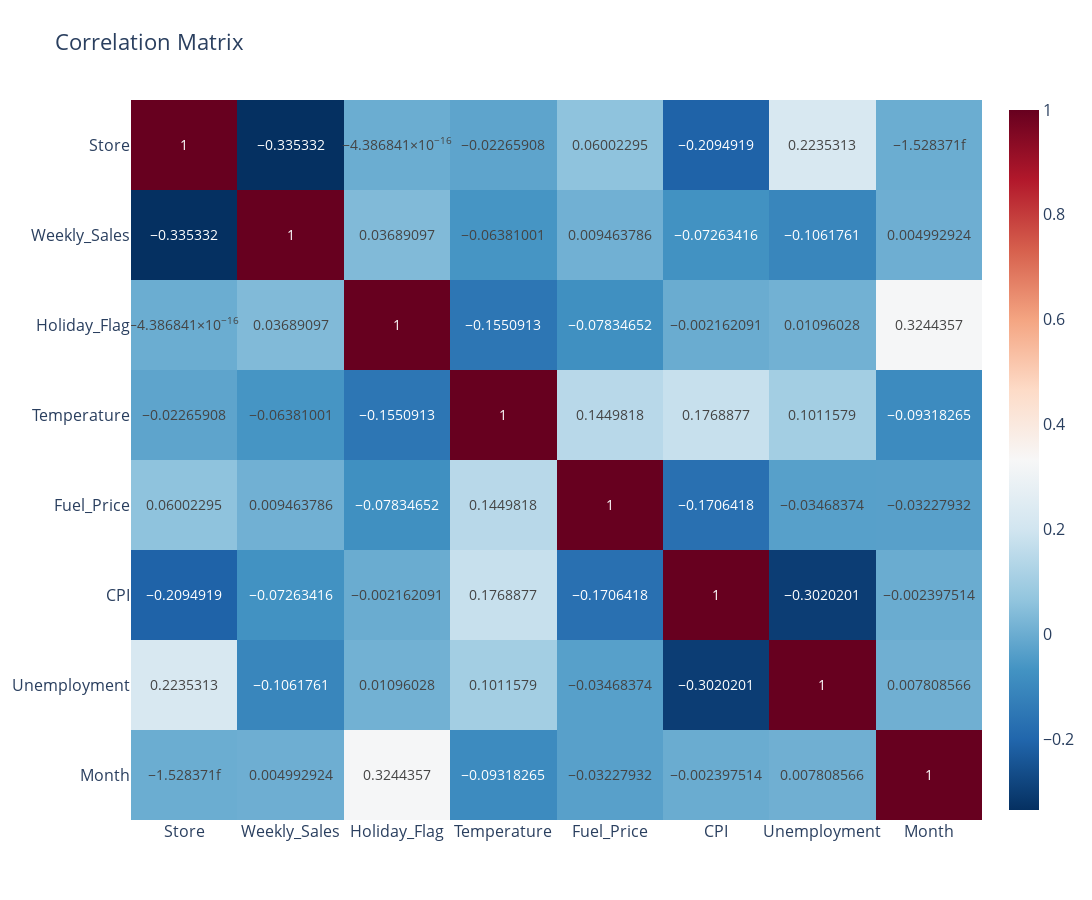

The cell this chart's notebook holds for it:
### Code cell
# Correlation
numeric_cols = data.select_dtypes(include=['number']).columns.tolist()
if len(numeric_cols) > 1:
    corr_matrix = data[numeric_cols].corr()
    fig = px.imshow(corr_matrix, text_auto=True, aspect="auto",
                    title="Correlation Matrix", color_continuous_scale="RdBu_r")
    fig.update_layout(
        width=1500,  # Width in pixels
        height=900,  # Height in pixels
        font=dict(size=16)  # Increase overall font size
    )
    # Increase the text size on the heatmap cells specifically
    fig.update_traces(
        textfont=dict(size=14)  # Increase font size for correlation values
    )
    fig.show()

### Figure 1 — Plotly figure (JSON) as saved in the notebook; plotly's stock layout.template omitted (floating-point values rounded to 4 significant figures)
{"data": [{"coloraxis": "coloraxis", "hovertemplate": "x: %{x}<br>y: %{y}<br>color: %{z}<extra></extra>", "name": "0", "textfont": {"size": 14}, "texttemplate": "%{z}", "type": "heatmap", "x": ["Store", "Weekly_Sales", "Holiday_Flag", "Temperature", "Fuel_Price", "CPI", "Unemployment", "Month"], "xaxis": "x", "y": ["Store", "Weekly_Sales", "Holiday_Flag", "Temperature", "Fuel_Price", "CPI", "Unemployment", "Month"], "yaxis": "y", "z": [[1, -0.3353, -4.387e-16, -0.02266, 0.06002, -0.2095, 0.2235, -1.528e-15], [-0.3353, 1, 0.03689, -0.06381, 0.009464, -0.07263, -0.1062, 0.004993], [-4.387e-16, 0.03689, 1, -0.1551, -0.07835, -0.002162, 0.01096, 0.3244], [-0.02266, -0.06381, -0.1551, 1, 0.145, 0.1769, 0.1012, -0.09318], [0.06002, 0.009464, -0.07835, 0.145, 1, -0.1706, -0.03468, -0.03228], [-0.2095, -0.07263, -0.002162, 0.1769, -0.1706, 1, -0.302, -0.002398], [0.2235, -0.1062, 0.01096, 0.1012, -0.03468, -0.302, 1, 0.007809], [-1.528e-15, 0.004993, 0.3244, -0.09318, -0.03228, -0.002398, 0.007809, 1]]}], "layout": {"coloraxis": {"colorscale": [[0, "rgb(5,48,97)"], [0.1, "rgb(33,102,172)"], [0.2, "rgb(67,147,195)"], [0.3, "rgb(146,197,222)"], [0.4, "rgb(209,229,240)"], [0.5, "rgb(247,247,247)"], [0.6, "rgb(253,219,199)"], [0.7, "rgb(244,165,130)"], [0.8, "rgb(214,96,77)"], [0.9, "rgb(178,24,43)"], [1, "rgb(103,0,31)"]]}, "font": {"size": 16}, "height": 900, "title": {"text": "Correlation Matrix"}, "width": 1500, "xaxis": {"anchor": "y", "autorange": true, "domain": [0, 1], "range": [-0.5, 7.5], "type": "category"}, "yaxis": {"anchor": "x", "autorange": true, "domain": [0, 1], "range": [7.5, -0.5], "type": "category"}}}
